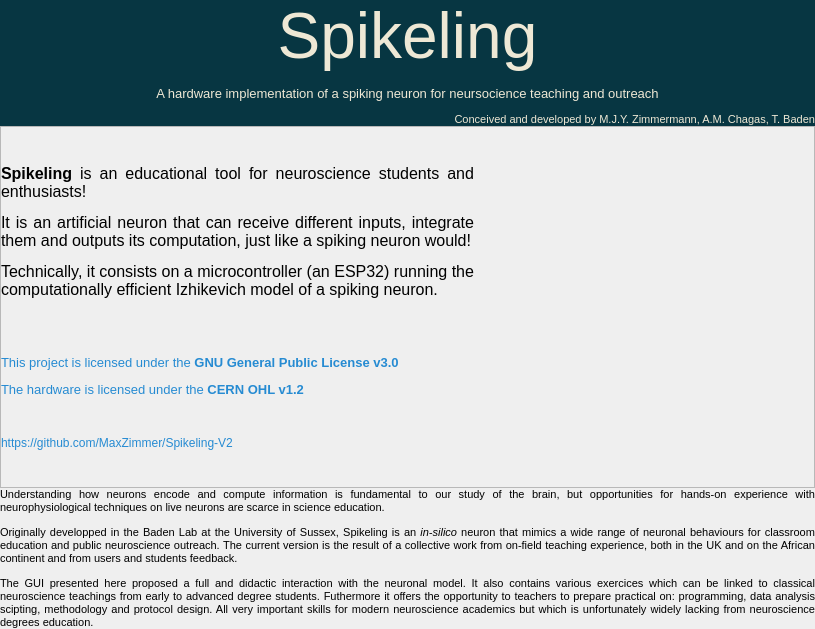
            <widget class="QWidget" name="page_000">
             <layout class="QVBoxLayout" name="verticalLayout_30">
              <property name="spacing">
               <number>0</number>
              </property>
              <property name="leftMargin">
               <number>0</number>
              </property>
              <property name="topMargin">
               <number>0</number>
              </property>
              <property name="rightMargin">
               <number>0</number>
              </property>
              <property name="bottomMargin">
               <number>0</number>
              </property>
              <item alignment="Qt::AlignTop">
               <widget class="QLabel" name="mainbody_header_text">
                <property name="sizePolicy">
                 <sizepolicy hsizetype="Expanding" vsizetype="Preferred">
                  <horstretch>0</horstretch>
                  <verstretch>0</verstretch>
                 </sizepolicy>
                </property>
                <property name="styleSheet">
                 <string notr="true">background-color: rgb(7, 54, 66);
color: rgb(238, 232, 213);</string>
                </property>
                <property name="text">
                 <string>&lt;html&gt;&lt;head/&gt;&lt;body&gt;&lt;p align=&quot;center&quot;&gt;&lt;span style=&quot; font-size:48pt; color:#eee8d5;&quot;&gt;Spikeling&lt;/span&gt;&lt;/p&gt;&lt;p align=&quot;center&quot;&gt;&lt;span style=&quot; font-size:10pt;&quot;&gt;A hardware implementation of a spiking neuron for neursocience teaching and outreach&lt;/span&gt;&lt;/p&gt;&lt;p align=&quot;right&quot;&gt;&lt;span style=&quot; font-size:8pt;&quot;&gt;Conceived and developed by  M.J.Y. Zimmermann, A.M. Chagas, T. Baden&lt;/span&gt;&lt;/p&gt;&lt;/body&gt;&lt;/html&gt;</string>
                </property>
               </widget>
              </item>
              <item alignment="Qt::AlignVCenter">
               <widget class="QFrame" name="mainbody_content_frame">
                <property name="sizePolicy">
                 <sizepolicy hsizetype="Expanding" vsizetype="Expanding">
                  <horstretch>0</horstretch>
                  <verstretch>0</verstretch>
                 </sizepolicy>
                </property>
                <property name="frameShape">
                 <enum>QFrame::StyledPanel</enum>
                </property>
                <property name="frameShadow">
                 <enum>QFrame::Raised</enum>
                </property>
                <layout class="QHBoxLayout" name="horizontalLayout_76">
                 <property name="spacing">
                  <number>20</number>
                 </property>
                 <property name="leftMargin">
                  <number>0</number>
                 </property>
                 <property name="topMargin">
                  <number>0</number>
                 </property>
                 <property name="rightMargin">
                  <number>0</number>
                 </property>
                 <property name="bottomMargin">
                  <number>0</number>
                 </property>
                 <item alignment="Qt::AlignVCenter">
                  <widget class="QLabel" name="mainbody_content_text">
                   <property name="sizePolicy">
                    <sizepolicy hsizetype="Expanding" vsizetype="Expanding">
                     <horstretch>0</horstretch>
                     <verstretch>0</verstretch>
                    </sizepolicy>
                   </property>
                   <property name="text">
                    <string>&lt;!DOCTYPE HTML PUBLIC &quot;-//W3C//DTD HTML 4.0//EN&quot; &quot;http://www.w3.org/TR/REC-html40/strict.dtd&quot;&gt;
&lt;html&gt;&lt;head&gt;&lt;meta name=&quot;qrichtext&quot; content=&quot;1&quot; /&gt;&lt;meta charset=&quot;utf-8&quot; /&gt;&lt;style type=&quot;text/css&quot;&gt;
p, li { white-space: pre-wrap; }
&lt;/style&gt;&lt;/head&gt;&lt;body style=&quot; font-family:'Segoe UI'; font-size:9pt; font-weight:400; font-style:normal;&quot;&gt;
&lt;p align=&quot;justify&quot; style=&quot; margin-top:12px; margin-bottom:12px; margin-left:0px; margin-right:0px; -qt-block-indent:0; text-indent:0px;&quot;&gt;&lt;span style=&quot; font-size:12pt; font-weight:700;&quot;&gt;Spikeling&lt;/span&gt;&lt;span style=&quot; font-size:12pt;&quot;&gt; is an educational tool for neuroscience students and enthusiasts!&lt;/span&gt;&lt;/p&gt;
&lt;p align=&quot;justify&quot; style=&quot; margin-top:12px; margin-bottom:12px; margin-left:0px; margin-right:0px; -qt-block-indent:0; text-indent:0px;&quot;&gt;&lt;span style=&quot; font-size:12pt;&quot;&gt;It is an artificial neuron that can receive different inputs, integrate them and outputs its computation, just like a spiking neuron would!&lt;/span&gt;&lt;/p&gt;
&lt;p align=&quot;justify&quot; style=&quot; margin-top:12px; margin-bottom:12px; margin-left:0px; margin-right:0px; -qt-block-indent:0; text-indent:0px;&quot;&gt;&lt;span style=&quot; font-size:12pt;&quot;&gt;Technically, it consists on a microcontroller (an ESP32) running the computationally efficient Izhikevich model of a spiking neuron.&lt;/span&gt;&lt;/p&gt;
&lt;p align=&quot;justify&quot; style=&quot; margin-top:12px; margin-bottom:12px; margin-left:0px; margin-right:0px; -qt-block-indent:0; text-indent:0px;&quot;&gt;&lt;span style=&quot; font-size:12pt;&quot;&gt;&lt;br /&gt;&lt;/span&gt;&lt;/p&gt;
&lt;p align=&quot;justify&quot; style=&quot; margin-top:12px; margin-bottom:12px; margin-left:0px; margin-right:0px; -qt-block-indent:0; text-indent:0px;&quot;&gt;&lt;span style=&quot; font-size:10pt; color:#268bd2;&quot;&gt;This project is licensed under the &lt;/span&gt;&lt;span style=&quot; font-size:10pt; font-weight:700; color:#268bd2;&quot;&gt;GNU General Public License v3.0&lt;/span&gt;&lt;/p&gt;
&lt;p align=&quot;justify&quot; style=&quot; margin-top:12px; margin-bottom:12px; margin-left:0px; margin-right:0px; -qt-block-indent:0; text-indent:0px;&quot;&gt;&lt;span style=&quot; font-size:10pt; color:#268bd2;&quot;&gt;The hardware is licensed under the &lt;/span&gt;&lt;span style=&quot; font-size:10pt; font-weight:700; color:#268bd2;&quot;&gt;CERN OHL v1.2&lt;/span&gt;&lt;/p&gt;
&lt;p align=&quot;justify&quot; style=&quot;-qt-paragraph-type:empty; margin-top:12px; margin-bottom:12px; margin-left:0px; margin-right:0px; -qt-block-indent:0; text-indent:0px; font-size:10pt; font-weight:700; color:#268bd2;&quot;&gt;&lt;br /&gt;&lt;/p&gt;
&lt;p align=&quot;justify&quot; style=&quot; margin-top:12px; margin-bottom:12px; margin-left:0px; margin-right:0px; -qt-block-indent:0; text-indent:0px;&quot;&gt;&lt;span style=&quot; color:#268bd2;&quot;&gt;https://github.com/MaxZimmer/Spikeling-V2&lt;/span&gt;&lt;/p&gt;&lt;/body&gt;&lt;/html&gt;</string>
                   </property>
                   <property name="wordWrap">
                    <bool>true</bool>
                   </property>
                  </widget>
                 </item>
                 <item>
                  <widget class="QLabel" name="mainbody_content_SpikelingGif">
                   <property name="sizePolicy">
                    <sizepolicy hsizetype="Expanding" vsizetype="Expanding">
                     <horstretch>0</horstretch>
                     <verstretch>0</verstretch>
                    </sizepolicy>
                   </property>
                   <property name="minimumSize">
                    <size>
                     <width>320</width>
                     <height>360</height>
                    </size>
                   </property>
                   <property name="maximumSize">
                    <size>
                     <width>480</width>
                     <height>540</height>
                    </size>
                   </property>
                   <property name="autoFillBackground">
                    <bool>false</bool>
                   </property>
                   <property name="text">
                    <string/>
                   </property>
                   <property name="pixmap">
                    <pixmap>:/resources/resources/spikeling.gif</pixmap>
                   </property>
                   <property name="scaledContents">
                    <bool>true</bool>
                   </property>
                  </widget>
                 </item>
                </layout>
               </widget>
              </item>
              <item>
               <widget class="QLabel" name="mainbody_footer_text">
                <property name="sizePolicy">
                 <sizepolicy hsizetype="Preferred" vsizetype="Preferred">
                  <horstretch>0</horstretch>
                  <verstretch>0</verstretch>
                 </sizepolicy>
                </property>
                <property name="minimumSize">
                 <size>
                  <width>0</width>
                  <height>100</height>
                 </size>
                </property>
                <property name="text">
                 <string>&lt;html&gt;&lt;head/&gt;&lt;body&gt;&lt;p align=&quot;justify&quot;&gt;&lt;span style=&quot; font-size:8pt;&quot;&gt;Understanding how neurons encode and compute information is fundamental to our study of the brain, but opportunities for hands-on experience with neurophysiological techniques on live neurons are scarce in science education.&lt;/span&gt;&lt;/p&gt;&lt;p align=&quot;justify&quot;&gt;&lt;span style=&quot; font-size:8pt;&quot;&gt;Originally developped in the Baden Lab at the University of Sussex, Spikeling is an &lt;/span&gt;&lt;span style=&quot; font-size:8pt; font-style:italic;&quot;&gt;in-silico&lt;/span&gt;&lt;span style=&quot; font-size:8pt;&quot;&gt; neuron that mimics a wide range of neuronal behaviours for classroom education and public neuroscience outreach. The current version is the result of a collective work from on-field teaching experience, both in the UK and on the African continent and from users and students feedback.&lt;/span&gt;&lt;/p&gt;&lt;p align=&quot;justify&quot;&gt;&lt;span style=&quot; font-size:8pt;&quot;&gt;The GUI presented here proposed a full and didactic interaction with the neuronal model. It also contains various exercices which can be linked to classical neuroscience teachings from early to advanced degree students. Futhermore it offers the opportunity to teachers to prepare practical on: programming, data analysis scipting, methodology and protocol design. All very important skills for modern neuroscience academics but which is unfortunately widely lacking from neuroscience degrees education.&lt;/span&gt;&lt;/p&gt;&lt;/body&gt;&lt;/html&gt;</string>
                </property>
                <property name="scaledContents">
                 <bool>false</bool>
                </property>
                <property name="wordWrap">
                 <bool>true</bool>
                </property>
               </widget>
              </item>
             </layout>
            </widget>
